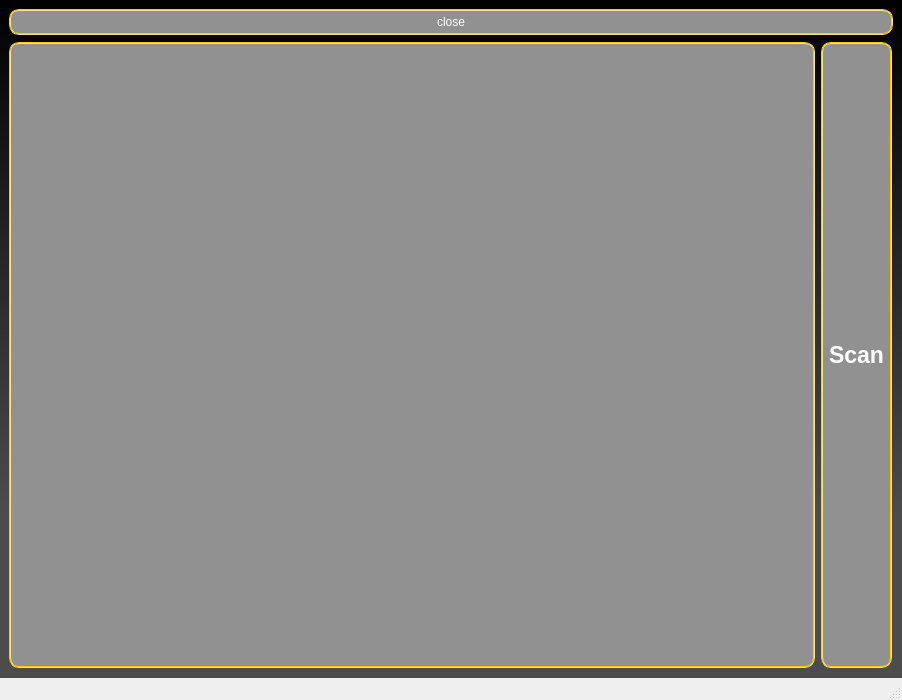
<?xml version="1.0" encoding="UTF-8"?>
<ui version="4.0">
 <class>MainWindow</class>
 <widget class="QMainWindow" name="MainWindow">
  <property name="geometry">
   <rect>
    <x>0</x>
    <y>0</y>
    <width>902</width>
    <height>700</height>
   </rect>
  </property>
  <property name="windowTitle">
   <string>MainWindow</string>
  </property>
  <property name="styleSheet">
   <string notr="true"/>
  </property>
  <widget class="QWidget" name="centralwidget">
   <property name="styleSheet">
    <string notr="true">background-color: qlineargradient(spread:pad, x1:0, y1:0, x2:0, y2:1, stop:0 rgba(0, 0, 0, 255), stop:0.758427 rgba(76, 76, 76, 255));</string>
   </property>
   <layout class="QVBoxLayout" name="verticalLayout">
    <item>
     <widget class="QPushButton" name="pushButton_2">
      <property name="styleSheet">
       <string notr="true">color: rgb(255, 255, 255);
border:2px groove black;border-radius:10px;padding:4px 6px;background-color: rgb(145, 145, 145);border-color: rgb(255, 203, 0);</string>
      </property>
      <property name="text">
       <string>close</string>
      </property>
     </widget>
    </item>
    <item>
     <layout class="QHBoxLayout" name="horizontalLayout" stretch="7,0">
      <property name="sizeConstraint">
       <enum>QLayout::SetDefaultConstraint</enum>
      </property>
      <property name="topMargin">
       <number>1</number>
      </property>
      <property name="rightMargin">
       <number>1</number>
      </property>
      <property name="bottomMargin">
       <number>1</number>
      </property>
      <item>
       <widget class="QGraphicsView" name="graphicsView">
        <property name="styleSheet">
         <string notr="true">border:2px groove black;
border-radius:10px;
padding:4px 6px;
background-color: rgb(145, 145, 145);
border-color: rgb(255, 203, 0);</string>
        </property>
       </widget>
      </item>
      <item>
       <widget class="QPushButton" name="pushButton">
        <property name="sizePolicy">
         <sizepolicy hsizetype="Minimum" vsizetype="Expanding">
          <horstretch>0</horstretch>
          <verstretch>0</verstretch>
         </sizepolicy>
        </property>
        <property name="font">
         <font>
          <pointsize>17</pointsize>
          <bold>true</bold>
         </font>
        </property>
        <property name="styleSheet">
         <string notr="true">color: rgb(255, 255, 255);
border:2px groove black;border-radius:10px;padding:4px 6px;background-color: rgb(145, 145, 145);border-color: rgb(255, 203, 0);</string>
        </property>
        <property name="text">
         <string>Scan</string>
        </property>
       </widget>
      </item>
     </layout>
    </item>
   </layout>
  </widget>
  <widget class="QMenuBar" name="menubar">
   <property name="geometry">
    <rect>
     <x>0</x>
     <y>0</y>
     <width>902</width>
     <height>22</height>
    </rect>
   </property>
  </widget>
  <widget class="QStatusBar" name="statusbar"/>
 </widget>
 <resources/>
 <connections/>
</ui>
